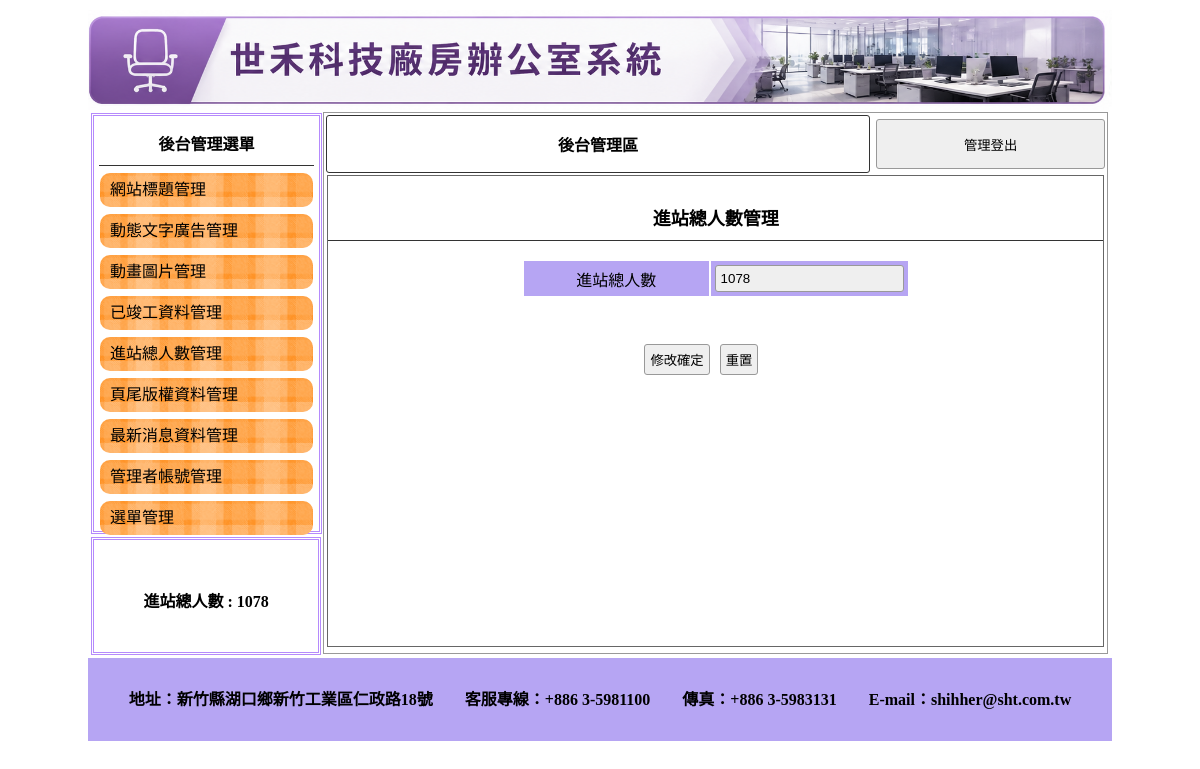
The page /admin.php?do=total on the database its author committed.
### tables this page shows
CREATE TABLE `title` (
  `id` int(10) UNSIGNED NOT NULL,
  `img` text NOT NULL,
  `text` text NOT NULL,
  `sh` int(1) NOT NULL
);

CREATE TABLE `total` (
  `id` int(10) UNSIGNED NOT NULL,
  `total` int(11) NOT NULL
);

CREATE TABLE `bottom` (
  `id` int(10) UNSIGNED NOT NULL,
  `bottom` text NOT NULL
);

### api/db.php (called while the page is built, shortened)
<?php
class DB{
    protected $dsn="mysql:host=localhost;charset=utf8;dbname=db21";
    protected $pdo;
    protected $table;
    function __construct($table){
        $this->table=$table;
        $this->pdo=new PDO($this->dsn,'root','');
    }
    protected function pk(){
        return ($this->table == 'menu') ? 'main_id' : 'id';
    }
    function find($arg){
        $sql="SELECT * FROM $this->table ";
        $pk = $this->pk();
        if(is_array($arg)){
            $tmp=$this->a2s($arg);
            $sql .= " WHERE ".join(" AND ",$tmp);
        }else{
            $sql .= " WHERE `$pk`='$arg'";
        }
        return $this->pdo->query($sql)->fetch(PDO::FETCH_ASSOC);
    }
    protected function a2s($array){
        $tmp=[];
        foreach($array as $key => $val){
            $tmp[]="`$key`='$val'";
        }
        return $tmp;
    }
}
$Title=new DB('title');
$Total=new DB('total');
$Bottom=new DB('bottom');

### admin.php (the view, shortened to what this page needs)
<?php include_once "./api/db.php";?>
<!DOCTYPE html PUBLIC "-//W3C//DTD XHTML 1.0 Transitional//EN" "http://www.w3.org/TR/xhtml1/DTD/xhtml1-transitional.dtd">
<html xmlns="http://www.w3.org/1999/xhtml"><head><meta http-equiv="Content-Type" content="text/html; charset=UTF-8">
<link href="./css/css.css" rel="stylesheet" type="text/css">
</head>
<body>
	<div id="main">
		<?php $title=$Title->find(['sh'=>1]);?>
    	<a title="<?= $title['text']; ?>" href="index.php">
			<div class="ti" style="background:url(&#39;upload/<?= $title['img']; ?>&#39;); background-size:cover;"></div>
		</a>
        	<div id="ms">
             	<div id="lf" style="float:left;">
            		<div id="menuput" class="dbor">
                    <span class="t botli">後台管理選單</span>
                		<a style="color:#000; font-size:13px; text-decoration:none;" href="?do=title">
                            	<div class="mainmu">網站標題管理</div>
                        </a>
							<a style="color:#000; font-size:13px; text-decoration:none;" href="?do=ad">
                            	<div class="mainmu">動態文字廣告管理</div>
                            </a>
							<a style="color:#000; font-size:13px; text-decoration:none;" href="?do=mvim">
                            	<div class="mainmu">動畫圖片管理</div>
                            </a>
							<a style="color:#000; font-size:13px; text-decoration:none;" href="?do=image">
                            	<div class="mainmu">已竣工資料管理</div>
                            </a>
							<a style="color:#000; font-size:13px; text-decoration:none;" href="?do=total">
                            	<div class="mainmu">進站總人數管理</div>
                            </a>
							<a style="color:#000; font-size:13px; text-decoration:none;" href="?do=bottom">
                            	<div class="mainmu">頁尾版權資料管理</div>
                            </a>
							<a style="color:#000; font-size:13px; text-decoration:none;" href="?do=news">
                            	<div class="mainmu">最新消息資料管理</div>
                            </a>
							<a style="color:#000; font-size:13px; text-decoration:none;" href="?do=admin">
                            	<div class="mainmu">管理者帳號管理</div>
                            </a>
							<a style="color:#000; font-size:13px; text-decoration:none;" href="?do=menu">
                            	<div class="mainmu">選單管理</div>
                            </a>
							                    </div>
                    <div class="dbor" style="margin:3px; width:95%; height:20%; line-height:100px;">
                    	<span class="t">進站總人數 : <?= $Total->find(1)['total'] ?>
                         </span>
                    </div>
        		</div>
				<?php
				$do=$_GET['do']??"title";
				$file="back/$do.php";
				if(file_exists($file)){
					include $file;
				}else{
					include "back/title.php";
				}
				?>
                             </div>
            	<div style="width:1024px; left:0px; position:relative; background:#b6a5f3; margin-top:4px; height:83px; display:block;">
                	<span class="t" style="line-height:63px;"><?= $Bottom->find(1)['bottom'] ?></span>
                </div>
    </div>
</body></html>

### back/total.php (shortened to what this page needs)
<div class="di"
    style="height:540px; border:#999 1px solid; width:76.5%; margin:2px 0px 0px 0px; float:left; position:relative; left:20px;">
    <table width="100%">
        <tbody>
            <tr>
                <td style="width:70%;font-weight:800; border:#333 1px solid; border-radius:3px;" class="cent">
                    <a href="?do=admin" style="color:#000; text-decoration:none;">後台管理區</a>
                </td>
                <td>
                    <button onclick="document.cookie=&#39;user=&#39;;location.replace(&#39;index.php&#39;)"
                        style="width:99%; margin-right:2px; height:50px;">管理登出</button>
                </td>
            </tr>
        </tbody>
    </table>
    <div style="width:99%; height:87%; margin:auto; overflow:auto; border:#666 1px solid;">
        <p class="t cent botli" style="font-size: 18px;">進站總人數管理</p>
        <form method="post" action="./api/edit_value.php?table=<?= $do ?>">
            <table width="50%" style="margin:auto">
                <tbody>
                    <tr class="yel">
                        <td width="50%">進站總人數</td>
                        <td width="50%">
                            <input type="number" name='total' value="<?= $Total->find(1)['total'] ?>">
                        </td>
                    </tr>
                </tbody>
            </table>
            <table style="margin-top:40px; width:70%;">
                <tbody>
                    <tr>
                        <td width="200px"></td>
                        <td class="cent">
                            <input type="submit" value="修改確定">
                            <input type="reset" value="重置">
                        </td>
                    </tr>
                </tbody>
            </table>
        </form>
    </div>
</div>

### css/css.css (style rules this page uses)
body { padding:0px; margin:0px; }
#main { width:1024px; height:768px; margin:10px auto 10px auto; position:relative; }
.ti { width:100%; height:100px; position:relative; background-size:cover; background-repeat:no-repeat; }
.dbor { border:#b58afc double 3px; margin:1px; padding:2px 10px 2px 10px; }
.t { font-weight:800; display:block; text-align:center; padding:10px 1px 10px 1px; }
.botli { border-bottom:#333 1px solid; }
.mainmu { position:relative; border-radius:10px; background:url(../icon/menu.fw.png) center no-repeat; background-size:cover; line-height:30px; padding:2px 10px 2px 10px; margin:7px 1px 7px 1px; font-size: 16px; }
#lf { height:540px; width:21%; display:inline-block; }
#menuput { width:100%; height:75%; position:relative; padding:5px; display:block; margin: 3px; }
.di { display:inline-block; }
.cent { text-align:center; }
input,button { border:#999 1px solid; border-radius:3px; background:#EFEFEF; padding:5px; margin:3px; }
.yel td { background:#b6a5f3; text-align:center; }

### rows shown on the page
title: img (picture)
total: total "1078"
bottom: bottom "地址：新竹縣湖口鄉新竹工業區仁政路18號 客服專線：+886 3-5981100 傳真：+886 3-5983131 E-mail：shihher@sht.com.tw"
